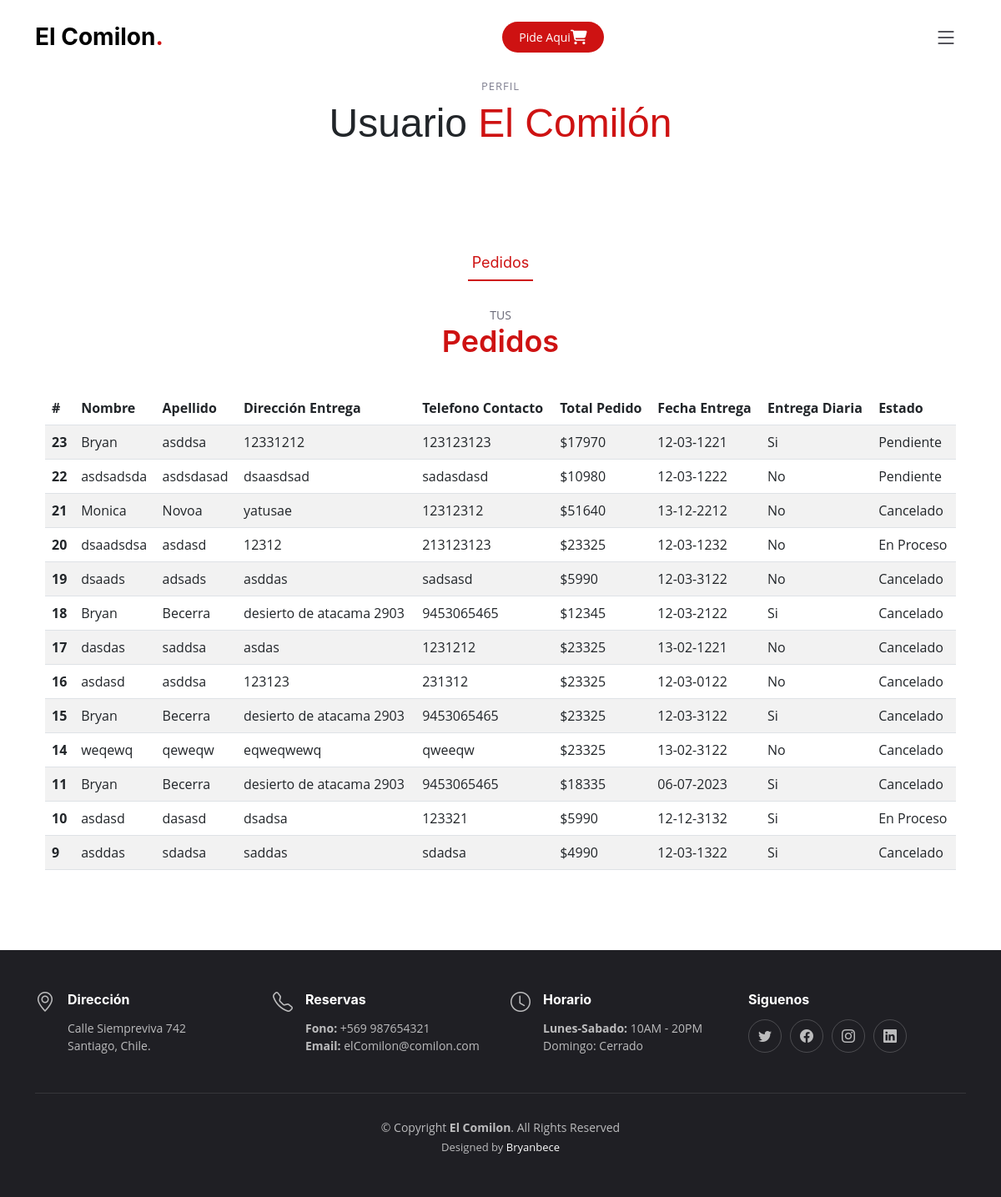
The app's page /perfilUser/ (signed in), older data.
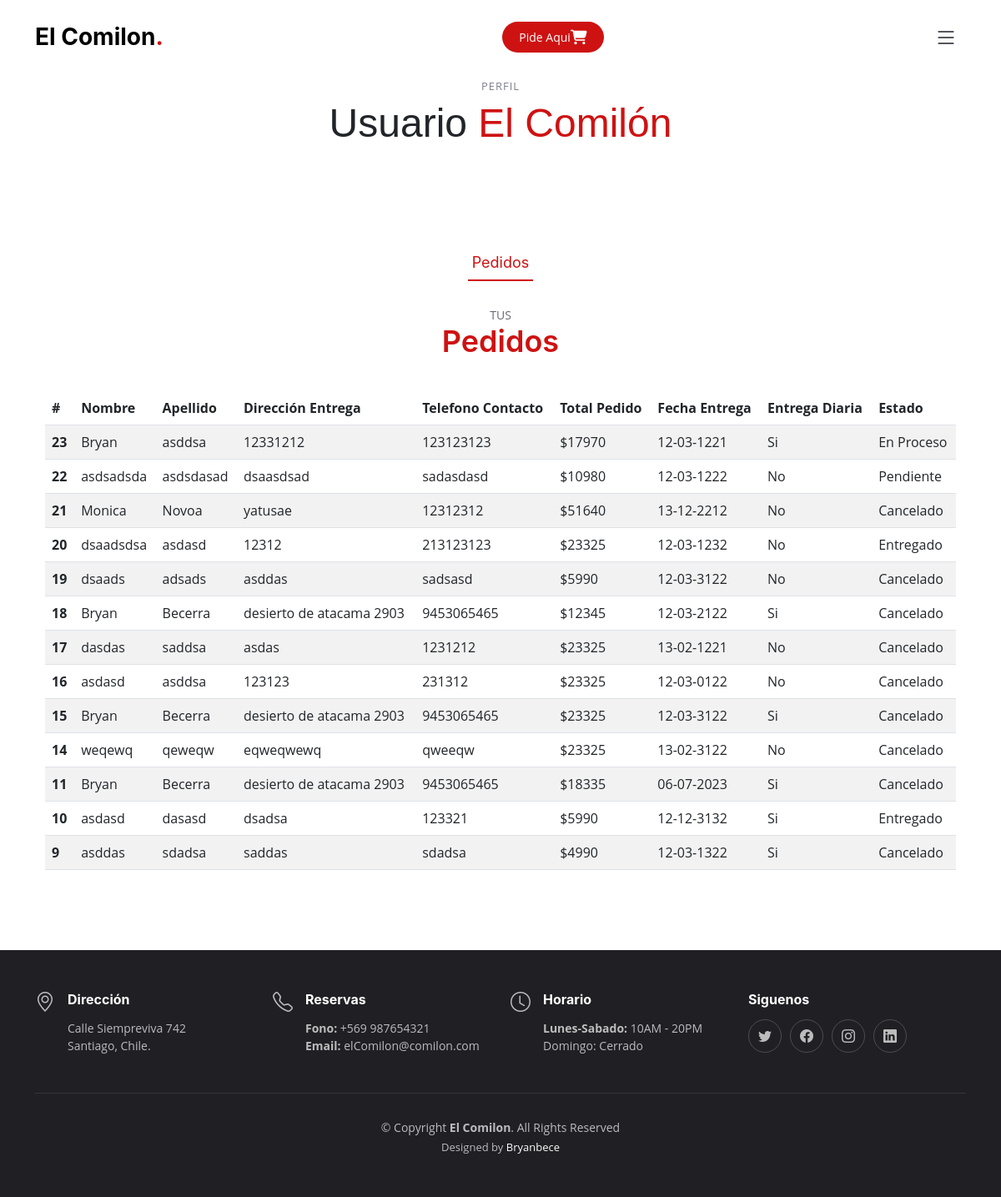
The same page, newer data.
### appweb/models.py (models this page shows, shortened)
class Pedido(models.Model):
    usuario = models.ForeignKey(User, on_delete=models.CASCADE)
    nombre = models.CharField(max_length=50)
    apellido = models.CharField(max_length=50)
    direccion = models.CharField(max_length=100)
    telefono = models.CharField(max_length=20)
    total = models.IntegerField()
    programar_diariamente = models.BooleanField(default=False)
    fecha_entrega = models.DateField(null=True, blank=True)
    hora_entrega = models.TimeField(null=True, blank=True)
    estado = models.IntegerField(choices=list_estado_pedido, default=0)
    detalle_pedido = models.ManyToManyField('CartItem')

### appweb/views.py (the view)
# urls.py: path('perfilUser/', perfilUsuario, name='perfilUser'),
@login_required(login_url='/accounts/login')
def perfilUsuario (request):
    pedidos = Pedido.objects.filter(usuario=request.user).order_by('-id')
    data = {
        'ped': pedidos
    }
    return render(request, 'perfilUsuario.html', data)

### appweb/templates/perfilUsuario.html (shortened to what the changed rows need)
{% extends 'base.html' %}
{% block contenido %}
<div class="container">
    <div class="row">
        <div class="col-md-12">
            <div class="section-header">
                <h2>Perfil</h2>
            </div>
        </div>
    </div>
</div>
<section id="menuAdmin" class="menu">
    <div class="container aos-init aos-animate" data-aos="fade-up">
        <div class="tab-content aos-init aos-animate" data-aos="fade-up" data-aos-delay="300">
            <div class="tab-pane fade active show" id="menu-starters" role="tabpanel">
                <div class="container">
                    <div class="row justify-content-center">
                        <div class="col-12">
                            <div class="table-responsive">
                                <table class="table table-striped table-hover">
                                    <thead class="thead-light">
                                        <tr>
                                            <th scope="col">#</th>
                                            <th scope="col">Nombre</th>
                                            <th scope="col">Apellido</th>
                                            <th scope="col">Dirección Entrega</th>
                                            <th scope="col">Telefono Contacto</th>
                                            <th scope="col">Total Pedido</th>
                                            <th scope="col">Fecha Entrega</th>
                                            <th scope="col">Entrega Diaria</th>
                                            <th scope="col">Estado</th>
                                        </tr>
                                    </thead>
                                    <tbody>
                                        {% for ped in ped %}
                                        <tr>
                                            <th scope="row">{{ ped.id }}</th>
                                            <td>{{ped.nombre}}</td>
                                            <td>{{ped.apellido}}</td>
                                            <td>{{ped.direccion}}</td>
                                            <td>{{ped.telefono}}</td>
                                            <td>${{ped.total}}</td>
                                            <td>
                                                {% if ped.fecha_entrega %}
                                                {{ped.fecha_entrega|date:"d-m-Y"}}
                                                {% endif %}
                                            </td>
                                            <td>
                                                {% if ped.programar_diariamente == True %}
                                                Si
                                                {% else %}
                                                No
                                                {% endif %}
                                            </td>
                                            <td>
                                                {% if ped.estado == 0 %}
                                                Pendiente
                                                {% endif %}
                                                {% if ped.estado == 1 %}
                                                En Proceso
                                                {% endif %}
                                                {% if ped.estado == 3 %}
                                                Entregado
                                                {% endif %}
                                            </td>
                                        </tr>
                                        {% endfor %}
                                    </tbody>
                                </table>
                            </div>
                        </div>
                    </div>
                </div>
            </div>
        </div>
    </div>
</section>
{% endblock %}

Row changes from the older to the newer data that the page shows:
changed Pedido id 23: estado "Pendiente" → "En Proceso"
changed Pedido "dsaadsdsa": estado "En Proceso" → "Entregado"
changed Pedido "dasasd": estado "En Proceso" → "Entregado"
